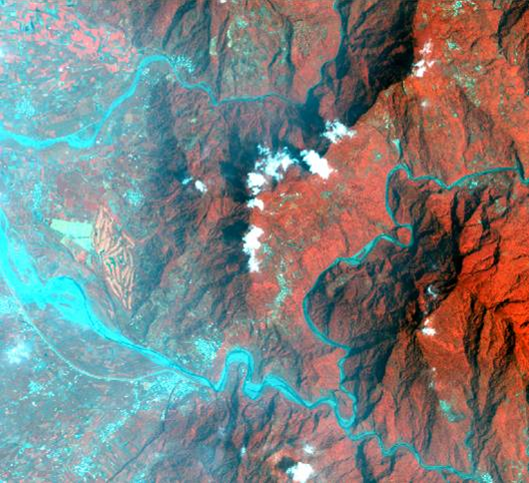
#> input picture week9/homework.tif, 529 x 483 px
$ python '同态滤波.py'
#> lines starting #> are read from the running program, lines starting #| are printed output that depends on the picture
import numpy as np
import matplotlib.pyplot as plt
import cv2

def normalize(img):
    img = np.float32(img)
    max = np.max(img)
    min = np.min(img)
    img = 255/(max - min)*(img - min)
    img = np.uint8(img + 0.5)
    return img

def showFunc(temp_b,temp_g,temp_r):
    rows, cols = temp_b.shape
    m = np.int32(np.round(rows/2))
    n = np.int32(np.round(cols/2))
    fig = plt.figure()
    y = temp_b[m, n:]
    x = range(len(y))
    ax = fig.add_axes([0.1,0.1,0.8,0.8])
    ax.set_xlim([0, len(y)])
    ax.set_ylim([-0.1, 2.5])
    ax.set_xticks(np.linspace(0, len(y), 5))
    ax.set_yticks(np.linspace(0, 2.5, 6))
    ax.plot(x, y, linewidth=2, color='b')
    ax.plot(x, temp_g[m, n:], linewidth=2, color='g')
    ax.plot(x, temp_r[m, n:], linewidth=2, color='r')
    plt.show()
    return

def HF(src, H, L, d0, c):
    f = np.fft.fft2(src)
    fshift = np.fft.fftshift(f)

    rows, cols = src.shape
    m, n = rows/2, cols/2
    d0 = np.float32(d0)
    temp = np.zeros(src.shape, dtype=np.float32)
    for i in range(rows):
        for j in range(cols):
            d = np.sqrt((i-m)**2 + (j-n)**2)
            temp[i, j] = 1 - np.exp(-c*d**2/d0**2)
    template = (H - L)*temp + L

    fshift2 = fshift*template
    f2 = np.fft.ifftshift(fshift2)
    dst = np.fft.ifft2(f2)
    dst = np.abs(dst)
    dst = normalize(dst)
    return dst, template

img = cv2.imread('homework.tif')
#> img is the input picture: shape (483, 529, 3); mean B, G, R 130, 130.5, 125.2
b, g, r = cv2.split(img)
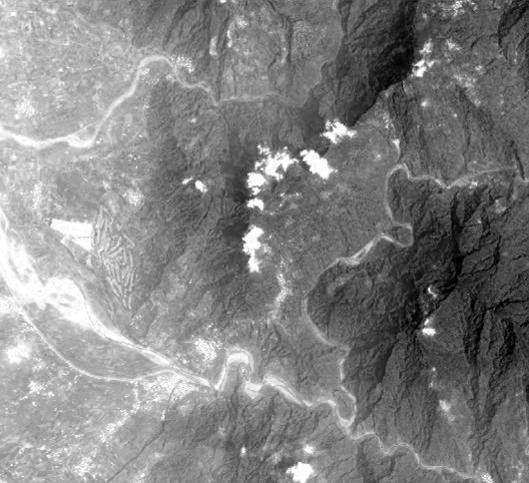
#> g: shape (483, 529); min 0, max 255, mean 130.5
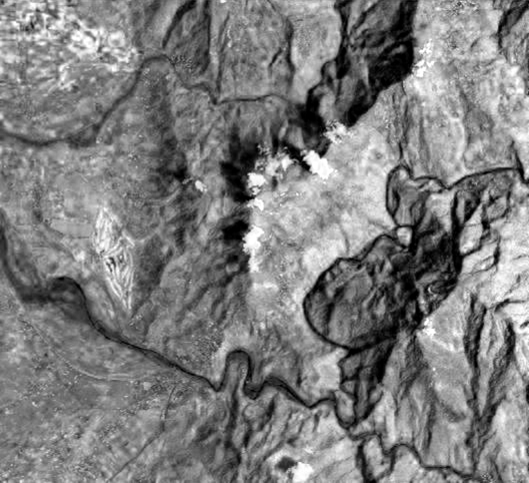
#> r: shape (483, 529); min 0, max 255, mean 125.2
dst_b, temp_b = HF(b, H=2, L=0.55, d0=30, c=2)
#> after the loop in HF, `for i in range(rows):`:
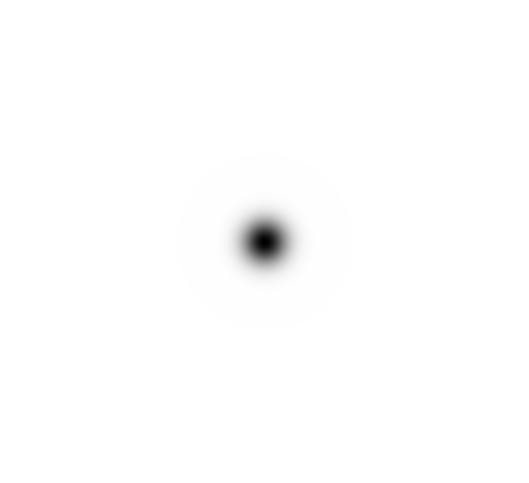
#> temp: shape (483, 529) float32; min 0.00111, max 1, mean 0.994
#> in normalize, `max = np.max(img)`: max = 386.4
#> in normalize, `min = np.min(img)`: min = 0.0146
dst_g, temp_g = HF(g, H=2, L=0.6, d0=15, c=2)
#> call 2 of HF, with H = 2, L = 0.6, d0 = 15, c = 2
#> in HF (call 2), `dst = np.abs(dst)`:
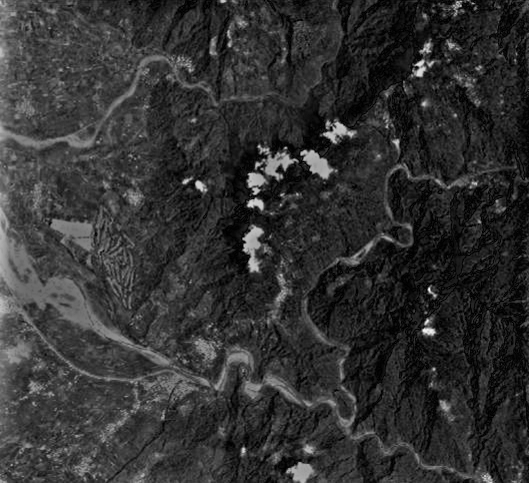
#> dst: shape (483, 529) float64; min 0.0494, max 412.4, mean 82.1; drawn with min black and max white
dst_r, temp_r = HF(r, H=2, L=0.8, d0=10, c=2)
#> call 3 of HF, with H = 2, L = 0.8, d0 = 10, c = 2
#> in HF (call 3), `dst = np.abs(dst)`:
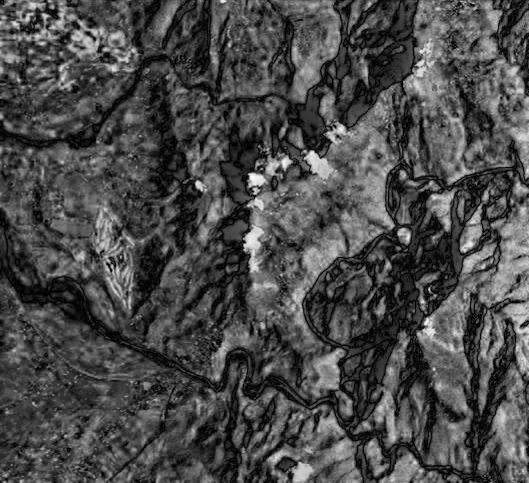
#> dst: shape (483, 529) float64; min 0.0677, max 385.6, mean 113.6; drawn with min black and max white
showFunc(temp_b,temp_g,temp_r)
#> in showFunc, `y = temp_b[m, n:]`: y = 265 values from 0.552 to 2
#> in showFunc, `plt.show()`:
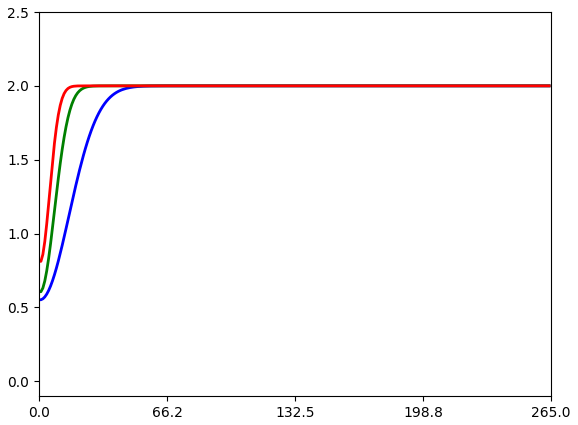
#> figure drawn by matplotlib, 1 panel; curve peaks at x = 85, y = 2; curve peaks at x = 45, y = 2; curve peaks at x = 29, y = 2
merge_img = cv2.merge([dst_b, dst_g, dst_r])
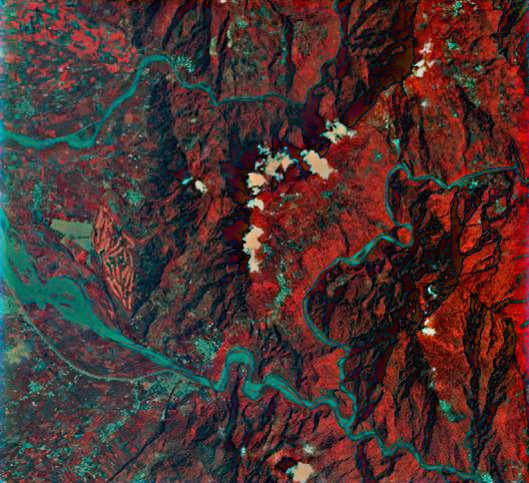
#> merge_img: shape (483, 529, 3); mean B, G, R 49.1, 50.7, 75.1

cv2.imshow('output', merge_img)
cv2.waitKey(0)
cv2.imwrite('output.tif', merge_img)
